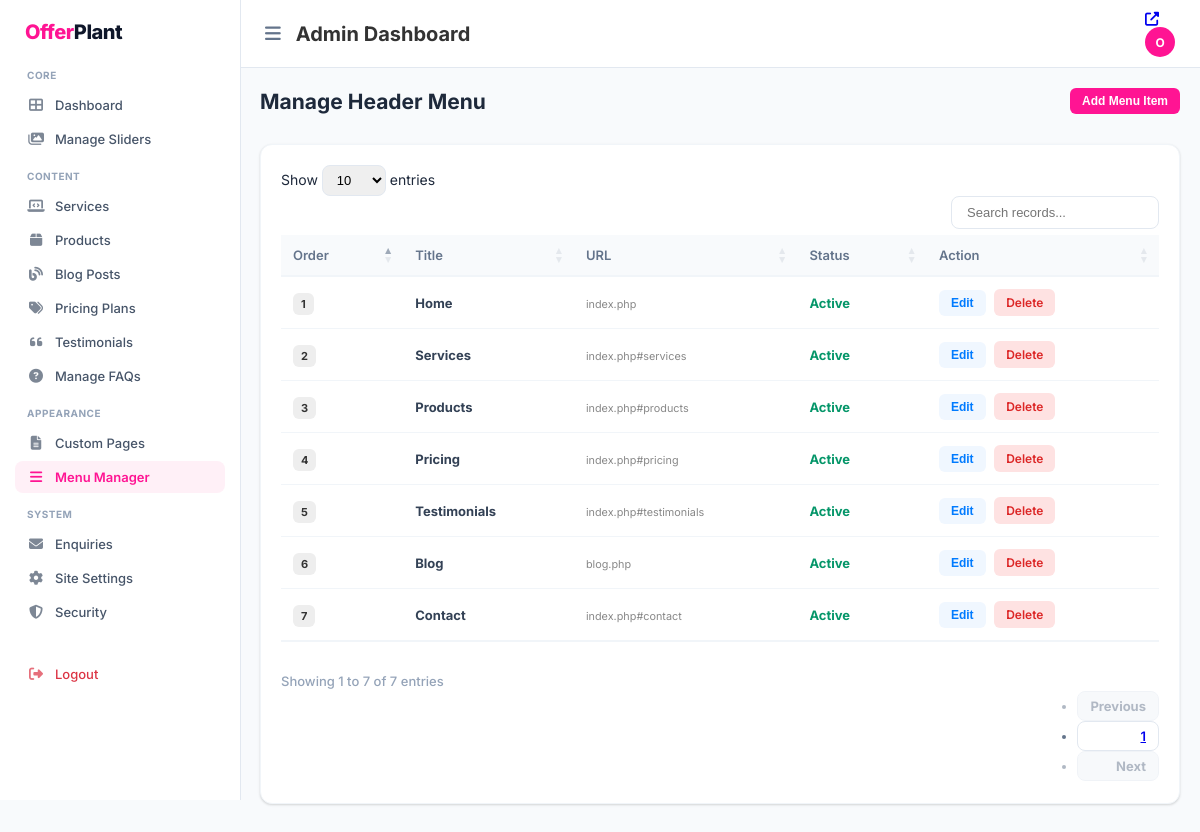
The app's page /admin/menus.php (signed in) with its own data.
### tables this page shows
CREATE TABLE IF NOT EXISTS menus (
    id INT AUTO_INCREMENT PRIMARY KEY,
    title VARCHAR(100) NOT NULL,
    url VARCHAR(255) NOT NULL,
    order_no INT DEFAULT 0,
    status TINYINT(1) DEFAULT 1
);

### admin/menus.php (the view, shortened to what this page needs)
<?php
include 'auth_check.php';
include 'includes/admin_header.php';
include 'includes/admin_sidebar.php';
?>
<div style="display: flex; justify-content: space-between; align-items: center; margin-bottom: 30px;">
    <h2>Manage Header Menu</h2>
    <button onclick="document.getElementById('addModal').style.display='block'" class="btn btn-primary">Add Menu Item</button>
</div>
<div class="card">
    <table class="datatable">
        <thead>
            <tr>
                <th>Order</th>
                <th>Title</th>
                <th>URL</th>
                <th>Status</th>
                <th>Action</th>
            </tr>
        </thead>
        <tbody>
            <?php
            $menus = mysqli_query($conn, "SELECT * FROM menus ORDER BY order_no ASC");
            while($m = mysqli_fetch_assoc($menus)) {
                $m_data = htmlspecialchars(json_encode($m));
                echo '
                <tr>
                    <td><span class="badge" style="background:#eee; color:#333;">'.$m['order_no'].'</span></td>
                    <td><strong>'.$m['title'].'</strong></td>
                    <td><small style="color:#888;">'.$m['url'].'</small></td>
                    <td>'.($m['status'] == 1 ? '<span style="color:var(--secondary); font-weight:700;">Active</span>' : '<span style="color:#dc3545;">Hidden</span>').'</td>
                    <td>
                        <button onclick=\'openEditModal('.$m_data.')\' class="btn btn-sm" style="background:#f0f7ff; color:#007bff; margin-right:5px;">Edit</button>
                        <a href="?delete='.$m['id'].'" onclick="return confirm(\'Are you sure?\')" class="btn btn-sm btn-danger">Delete</a>
                    </td>
                </tr>';
            }
            ?>
        </tbody>
    </table>
</div>
<?php include 'includes/admin_footer.php'; ?>

### admin/includes/admin_header.php (style rules this page uses)
table.dataTable thead th { border-bottom: 2px solid #f1f5f9 !important; }
table.dataTable.no-footer { border-bottom: 1px solid #f1f5f9 !important; }
:root { --primary: #FF1493; --secondary: #059669; --dark: #0f172a; --gray: #64748b; --sidebar-width: 240px; --bg: #f8fafc; --card-shadow: 0 1px 3px 0 rgba(0, 0, 0, 0.1), 0 1px 2px 0 rgba(0, 0, 0, 0.06); }
* { margin: 0; padding: 0; box-sizing: border-box; }
body { font-family: 'Inter', sans-serif; background: var(--bg); color: #1e293b; font-size: 14px; }
.card { background: #fff; padding: 20px; border-radius: 12px; box-shadow: var(--card-shadow); border: 1px solid #f1f5f9; margin-bottom: 20px; }
table { width: 100%; border-collapse: collapse; font-size: 13px; }
th { text-align: left; padding: 12px; color: #64748b; border-bottom: 1px solid #f1f5f9; font-weight: 600; background: #f8fafc; }
td { padding: 12px; border-bottom: 1px solid #f1f5f9; color: #334155; vertical-align: middle; }
.btn { padding: 6px 12px; border-radius: 6px; border: none; cursor: pointer; font-weight: 600; transition: 0.2s; font-size: 12px; display: inline-flex; align-items: center; gap: 5px; text-decoration: none; }
.btn-primary { background: var(--primary); color: #fff; }
.btn-danger { background: #fee2e2; color: #dc2626; }
.badge { padding: 4px 8px; border-radius: 6px; font-size: 11px; font-weight: 700; text-transform: uppercase; }

### records on screen
menus: order_no "1", title "Home", url "index.php", status "Active"
menus: order_no "2", title "Services", url "index.php#services", status "Active"
menus: order_no "3", title "Products", url "index.php#products", status "Active"
menus: order_no "4", title "Pricing", url "index.php#pricing", status "Active"
menus: order_no "5", title "Testimonials", url "index.php#testimonials", status "Active"
menus: order_no "6", title "Blog", url "blog.php", status "Active"
menus: order_no "7", title "Contact", url "index.php#contact", status "Active"

### other values on screen
substr($_SESSION['admin_name'], 0, 1) "O"
